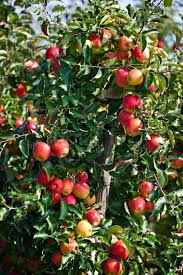
//> input picture Lab2/Lab 2/Lab2/apple1.jpg, 183 x 275 px
$ ./main   (built with g++ and OpenCV 4)
//> lines starting //> are read from the running program, lines starting //| are printed output that depends on the picture; after the words box and inside, x2 and y2 are one past the last pixel; in counts of white or black regions, pixels touching at a corner belong together
//> further down, image is the input picture: 275 rows x 183 cols, CV_8UC3; mean B, G, R 57.4, 89.4, 88.8
#include "opencv2/highgui/highgui.hpp"
#include "opencv2/imgproc/imgproc.hpp"
#include <iostream>
#include <stdio.h>
#include <stdlib.h>

using namespace cv;
using namespace std;

Mat blue, red, green;
int thresh_blue = 100;
int thresh_green = 90;
int thresh_red = 110;

int max_thresh = 255;
RNG rng(12345);
void process_image(Mat, String);
void play_video(String);
Mat process_frame(Mat);

void process_image(Mat image, String name){
//> called with name = "apple1"

    vector<Mat> channel(3);
    split(image, channel);
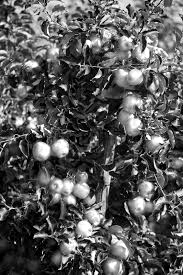
//> channel[2]: 275 rows x 183 cols, CV_8UC1; min 0, max 255, mean 88.8
    Mat output = Mat::zeros(image.rows, image.cols, CV_8UC1);

    for(int i = 0; i<image.rows; i++){
        for(int j = 0; j<image.cols; j++){
            if(channel[0].at<uchar>(i,j) < thresh_blue &&
               channel[1].at<uchar>(i,j) < thresh_green &&
               channel[2].at<uchar>(i,j) > thresh_red){
                output.at<uchar>(i,j) = 255;
            }else{
               // output.at<uchar>(i,j) = 0;
            }
        }
    }
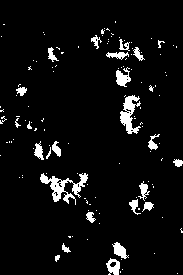
//> output: 275 rows x 183 cols, CV_8UC1; 5.7% white; 128 white regions (102 under 20 px), largest, box (x1, y1, x2, y2) and area: (40, 173, 88, 205) 547, (120, 95, 141, 134) 402, (116, 67, 131, 87) 174
    dilate(output, output, Mat(), Point(-1, -1), 6, 2, 2);
//> output: 275 rows x 183 cols, CV_8UC1; 39% white; 14 white regions, largest, box (x1, y1, x2, y2) and area: (72, 15, 183, 173) 7150, (0, 78, 75, 166) 3497, (34, 167, 106, 230) 2890
    erode(output, output, Mat(), Point(-1, -1), 2, 1, 1);
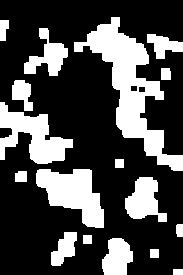
//> output: 275 rows x 183 cols, CV_8UC1; 29.1% white; 17 white regions, largest, box (x1, y1, x2, y2) and area: (74, 17, 183, 171) 4895, (36, 169, 104, 228) 2346, (0, 102, 73, 164) 2196

    for (int i = 0; i < image.rows; i++) {
        for (int j = 0; j < image.cols; j++) {
            if (output.at<unsigned char>(i,j) == 0) {
                channel[0].at<unsigned char>(i,j) = 0;
                channel[1].at<unsigned char>(i,j) = 0;
                channel[2].at<unsigned char>(i,j) = 0;
            }
        }
    }
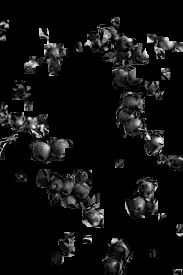
//> channel[0]: 275 rows x 183 cols, CV_8UC1; min 0, max 255, mean 16.2
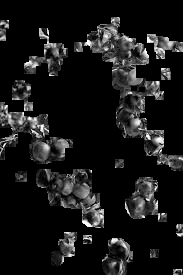
//> channel[1]: 275 rows x 183 cols, CV_8UC1; min 0, max 255, mean 24.4
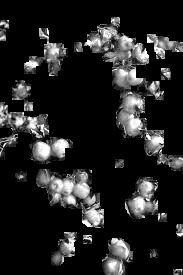
//> channel[2]: 275 rows x 183 cols, CV_8UC1; min 0, max 255, mean 35.2

    Mat channels[] = {channel[0], channel[1], channel[2]};
    merge(channels, 3, image);
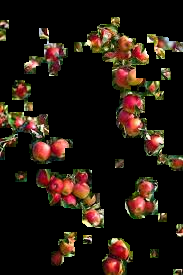
//> image: 275 rows x 183 cols, CV_8UC3; mean B, G, R 16.2, 24.4, 35.2


    namedWindow(name, CV_WINDOW_AUTOSIZE);
    imshow(name, image);

    namedWindow("Display Window", CV_WINDOW_AUTOSIZE);
    imshow("Display Window", image);

}

// [56 lines left out: functions process_frame, play_video, not called in this run]

int main( int argc, char** argv )
{
    Mat image;
    String names[5]={"apple1", "apple4", "apple5", "apple6", "apple8"};

    for(int i=0; i < 5; i++){
        image = cv::imread(names[i] + ".jpg",1);
        process_image(image, names[i]);
    }
//> pass 2 of the loop `for(int i=0; i < 5; i++)`:
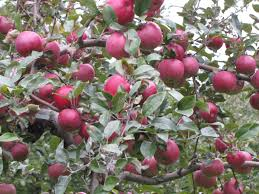
//> input picture Lab2/Lab 2/Lab2/apple4.jpg, 259 x 194 px
//> image is the input picture: 194 rows x 259 cols, CV_8UC3; mean B, G, R 110, 117.4, 131.6
//> after the loop in process_image (call 2), `for(int i = 0; i<image.rows; i++)`:
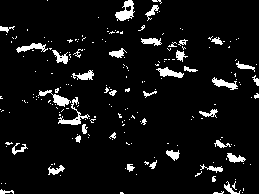
//> output: 194 rows x 259 cols, CV_8UC1; 6.8% white; 206 white regions (168 under 20 px), largest, box (x1, y1, x2, y2) and area: (115, 0, 135, 21) 218, (58, 97, 90, 125) 200, (38, 90, 71, 107) 181
//> in process_image (call 2), `merge(channels, 3, image);`:
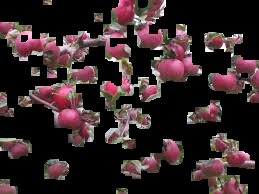
//> image: 194 rows x 259 cols, CV_8UC3; mean B, G, R 39.9, 38.7, 53.6
//> pass 3 of the loop `for(int i=0; i < 5; i++)`:
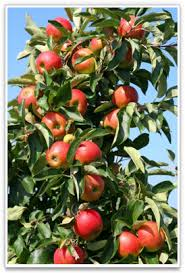
//> input picture Lab2/Lab 2/Lab2/apple5.jpg, 185 x 273 px
//> image is the input picture: 273 rows x 185 cols, CV_8UC3; mean B, G, R 99.8, 123.6, 125.5
//> after the loop in process_image (call 3), `for(int i = 0; i<image.rows; i++)`:
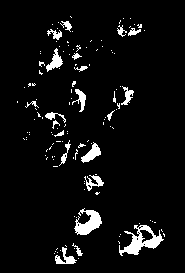
//> output: 273 rows x 185 cols, CV_8UC1; 5.6% white; 131 white regions (109 under 20 px), largest, box (x1, y1, x2, y2) and area: (119, 225, 164, 256) 553, (74, 208, 102, 235) 406, (81, 142, 101, 163) 188
//> in process_image (call 3), `merge(channels, 3, image);`:
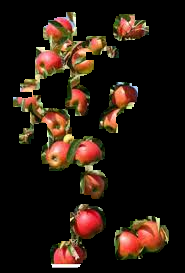
//> image: 273 rows x 185 cols, CV_8UC3; mean B, G, R 16.1, 25.1, 38.5
//> (the run ends here: the program stops with an error, at `dilate(output, output, Mat(), Point(-1, -1), 6, 2, 2);`)
